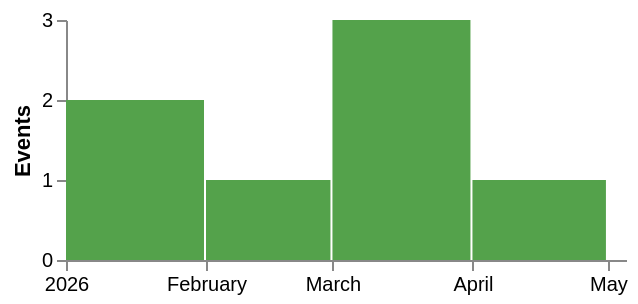

Express this chart as Vega-Lite.
### Vega specification from a JSON file in a GitHub repository (floating-point values rounded to 4 significant figures)
{"$schema": "https://vega.github.io/schema/vega/v6.json", "description": "Rows bucketed into calendar months by the timeunit transform, then counted. Each bar spans its bucket rather than sitting at a point, which is what unit0 and unit1 are for.", "width": 280, "height": 120, "padding": 5, "data": [{"name": "events", "values": [{"at": "2026-01-15T09:20:00Z"}, {"at": "2026-01-28T22:05:00Z"}, {"at": "2026-02-03T11:00:00Z"}, {"at": "2026-03-02T00:00:00Z"}, {"at": "2026-03-19T13:45:00Z"}, {"at": "2026-03-30T07:10:00Z"}, {"at": "2026-04-08T16:00:00Z"}], "format": {"parse": {"at": "date"}}, "transform": [{"type": "timeunit", "field": "at", "units": ["year", "month"], "timezone": "utc"}, {"type": "aggregate", "groupby": ["unit0", "unit1"], "ops": ["count"], "as": ["tally"]}]}], "scales": [{"name": "x", "type": "utc", "domain": [1767225600000, 1777939200000], "range": "width"}, {"name": "y", "type": "linear", "domain": {"data": "events", "field": "tally"}, "range": "height", "nice": true, "zero": true}], "axes": [{"orient": "bottom", "scale": "x", "tickCount": 4}, {"orient": "left", "scale": "y", "tickCount": 3, "title": "Events"}], "marks": [{"type": "rect", "from": {"data": "events"}, "encode": {"enter": {"x": {"scale": "x", "field": "unit0"}, "x2": {"scale": "x", "field": "unit1", "offset": -1}, "y": {"scale": "y", "field": "tally"}, "y2": {"scale": "y", "value": 0}, "fill": {"value": "#54a24b"}}}}]}
